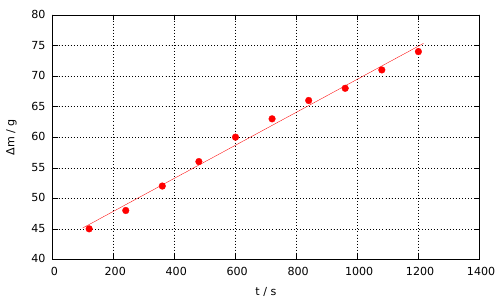

Source code (gnuplot):
set terminal pdf font "Verdana, 12"
set datafile separator ","
set key off
set grid
set output "task4-graph2.pdf"
set yrange[40:80]
set xrange[0:1400]
set xlabel "t / s"
set ylabel "Δm / g"
set fit quiet
set fit logfile "/dev/null"
f(x) = 90<x && x<1220 ? A*x+B: 1/0
fit f(x) "task4-data2.csv" via A, B
plot "task4-data2.csv" pt 7 ps 0.8, f(x) lt rgb "red"

